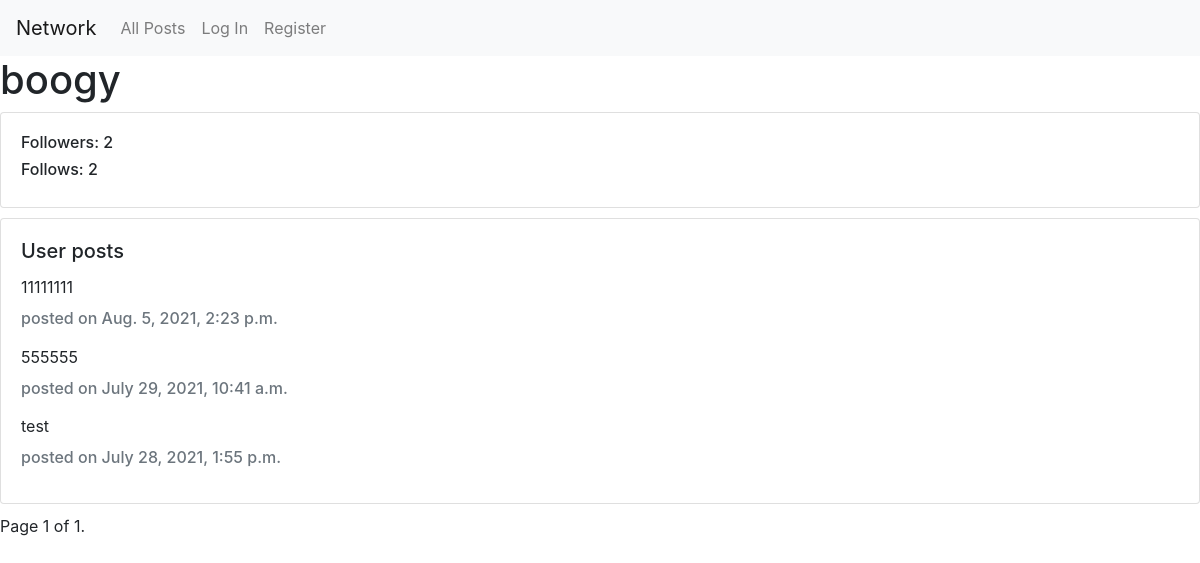
Before: /profile/1 with the older database file.
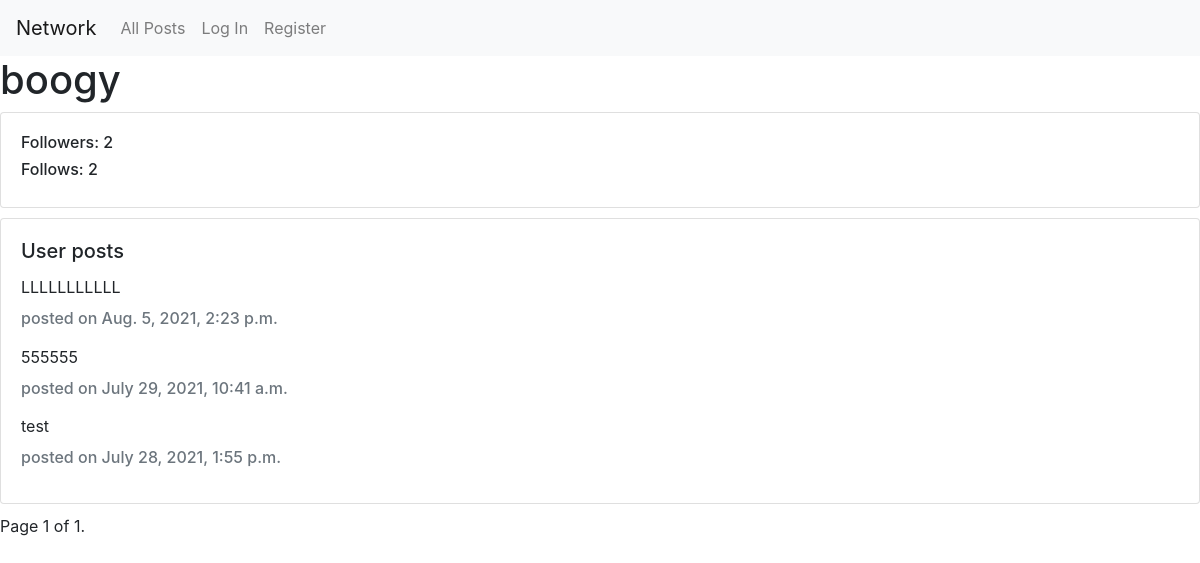
After: the same page with the newer database file.
### network/models.py (models this page shows)
class Post(models.Model):
    author = models.ForeignKey(User, on_delete=models.CASCADE, null=True)
    content = models.CharField(max_length=128, default="empty")
    created = models.DateTimeField(auto_now_add=True)

### network/views.py (the view)
# urls.py: path("profile/<int:user_id>", views.profile, name="profile"),
def profile(request, user_id):
    user = User.objects.get(pk=user_id)
    posts = Post.objects.filter(author=user).order_by('-created')
    paginator = Paginator(posts, 10)
    page_number = request.GET.get('page')
    page_obj = paginator.get_page(page_number)
    return render(request, "network/profile.html", {
        "username": user.username,
        "follows": Follower.objects.filter(follows=user).count(),
        "followed": Follower.objects.filter(followed=user).count(),
        "page_obj": page_obj
    })

### network/templates/network/profile.html (shortened to what this page needs)
{% extends "network/layout.html" %}
{% block body %}
    <h1 id="username">{{username}} </h1>
    <div class="card">
        <div class="card-body">
        <h6>Followers: <a id="num_of_followers">{{followed}}</a></h6>
        <h6>Follows: {{follows}}</h6>
        </div>
    </div>
    <div class="card">
        <div class="card-body">
            <h5 class="card-title">User posts</h5>
            {% for post in page_obj %}
                <p class="card-text">{{post.content}}</p>
                <h6 class="card-subtitle mb-2 text-muted">posted on {{post.created}}</h6>
            {%endfor%}
        </div>
    </div>
    <div class="pagination">
        <span class="step-links">
            <span class="current">
                Page {{ page_obj.number }} of {{ page_obj.paginator.num_pages }}.
            </span>
        </span>
    </div>
{% endblock %}

Changed rows visible on the page:
changed Post: content "11111111" → "LLLLLLLLLLL"
